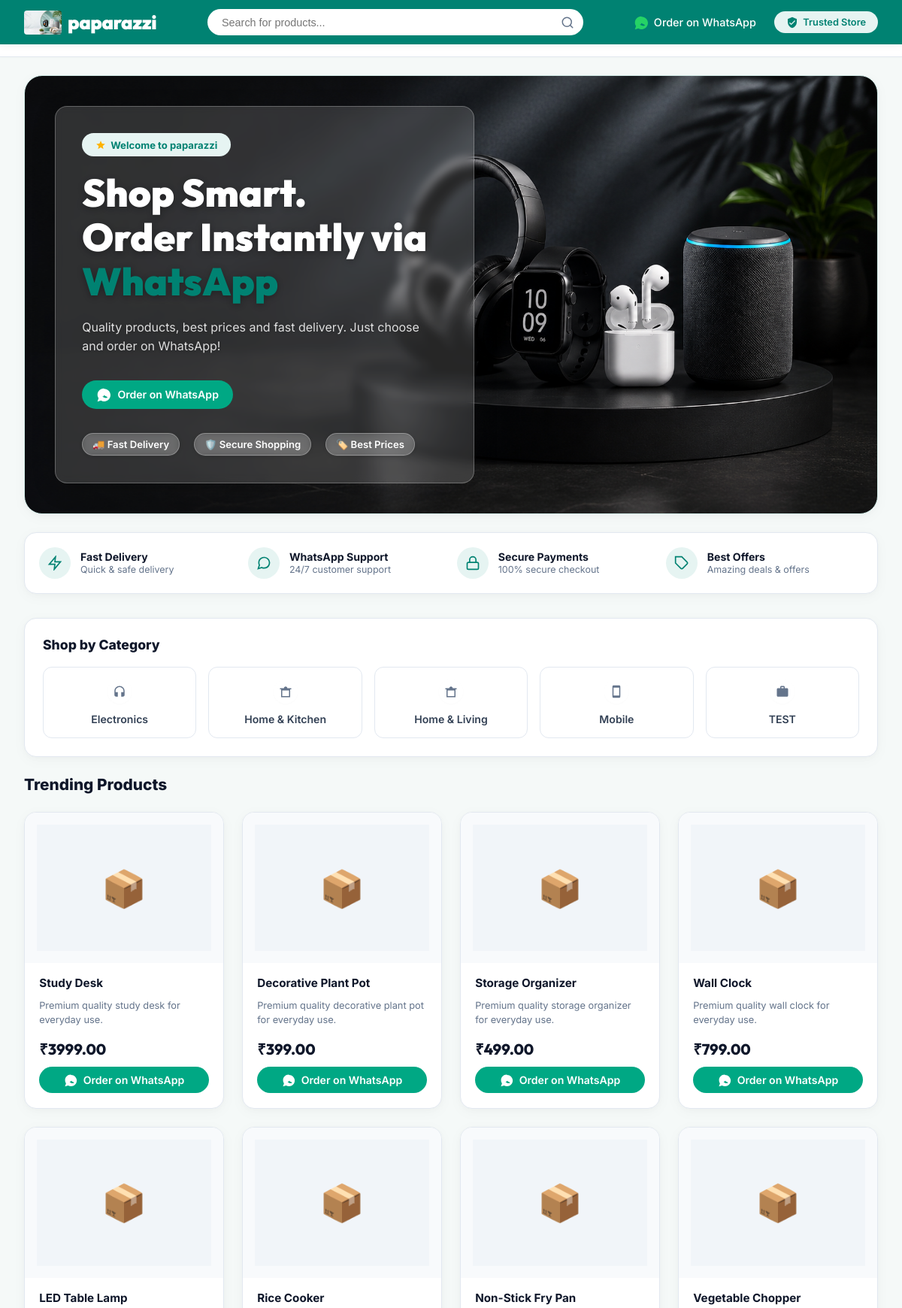
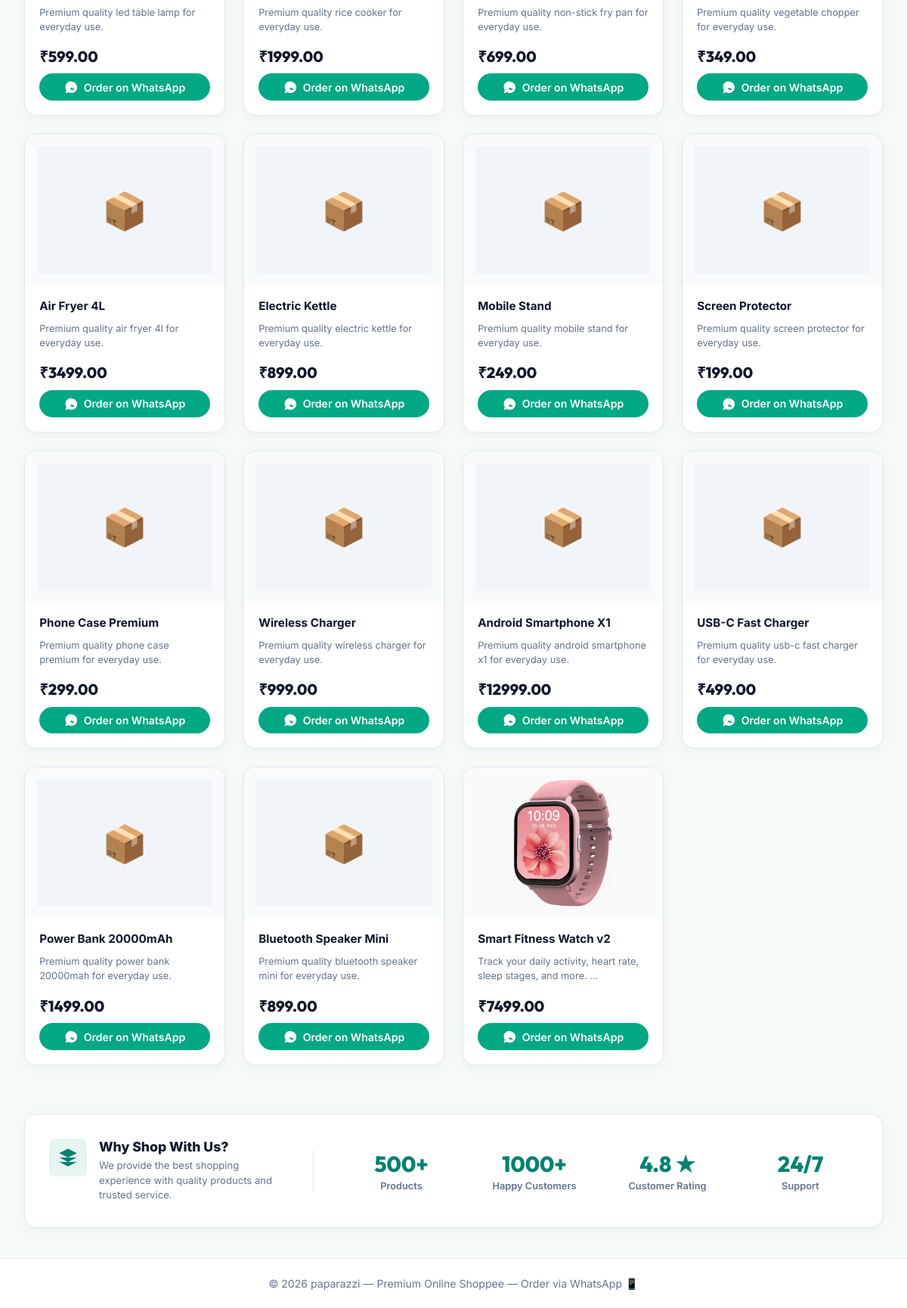
The page / on the database its author committed (2 pictures, top to bottom).
### store/models.py (models this page shows, shortened)
class StoreConfiguration(models.Model):
    site_name = models.CharField(max_length=100, default="JustClick")
    site_tagline = models.CharField(max_length=255, default="Shop Smarter, Order via WhatsApp")
    whatsapp_number = models.CharField(max_length=20, default="1234567890", help_text="Business WhatsApp phone number")
    logo = models.ImageField(upload_to='store/', blank=True, null=True, help_text="Upload custom store logo. For best styling, please upload a small image with a height around 32px to 40px, ideally a transparent PNG/SVG (fallback to default SVG logo if empty)")
    hero_title = models.CharField(max_length=255, default="Shop Smart.<br>Order Instantly via <span>WhatsApp</span>", help_text="HTML tags like <span> are allowed for styling")
    hero_subtitle = models.TextField(default="Quality products, best prices and fast delivery. Just choose and order on WhatsApp!")
    hero_banner = models.ImageField(upload_to='store/', blank=True, null=True, help_text="Upload custom hero banner image (fallback to default generated image if empty)")
    class Meta:
        verbose_name = "Store Configuration"
        verbose_name_plural = "Store Configuration"

class Category(models.Model):
    name = models.CharField(max_length=100, unique=True)
    slug = models.SlugField(max_length=110, unique=True, blank=True)
    class Meta:
        verbose_name_plural = "Categories"
        ordering = ["name"]

class Product(models.Model):
    category   = models.ForeignKey(Category, related_name='products', on_delete=models.CASCADE)
    name       = models.CharField(max_length=150)
    slug       = models.SlugField(max_length=160, unique=True, blank=True)
    description = models.TextField(blank=True)
    price      = models.DecimalField(max_digits=10, decimal_places=2)
    stock      = models.PositiveIntegerField(default=0)
    image      = models.ImageField(upload_to='products/', blank=True, null=True)
    is_featured = models.BooleanField(default=False, help_text="Show this product in the Featured Products section on the homepage")
    created_at = models.DateTimeField(auto_now_add=True)
    updated_at = models.DateTimeField(auto_now=True)
    class Meta:
        ordering = ["-created_at"]
        indexes = [models.Index(fields=["slug"])]
    def whatsapp_url(self):
        config = StoreConfiguration.objects.first()
        phone = config.whatsapp_number if config else WHATSAPP_PHONE
        msg = (
            f"Hello! I'd like to order:\n\n"
            f"*{self.name}*\n"
            f"Category: {self.category.name}\n"
            f"Price: ₹{self.price}\n\n"
            f"Please let me know availability. Thank you!"
        )
        encoded = urllib.parse.quote(msg)
        return f"https://wa.me/{phone}?text={encoded}"

### store/views.py (the view)
# urls.py: path('', views.HomeView.as_view(), name='home'),
class HomeView(TemplateView):
    template_name = 'store/home.html'
    def get_context_data(self, **kwargs):
        context = super().get_context_data(**kwargs)
        context['categories'] = Category.objects.all()
        q = self.request.GET.get('q', '').strip()
        view_all = self.request.GET.get('view_all', '')
        products = Product.objects.all()
        if q:
            products = products.filter(Q(name__icontains=q) | Q(description__icontains=q))
            context['search_query'] = q
            context['show_all'] = True
        elif view_all:
            context['show_all'] = True
        else:
            products = products.filter(is_featured=True)
            context['show_all'] = False
        context['products'] = products
        return context

### store/context_processors.py (called while the page is built)
def store_config(request):
    config = StoreConfiguration.objects.first()
    if not config:
        config = StoreConfiguration.objects.create()
    return {
        'site_config': config,
        'site_name': config.site_name,
        'site_tagline': config.site_tagline,
        'categories': Category.objects.all(),
    }

### templates/store/home.html (shortened to what this page needs)
{% extends 'base.html' %}
{% load static %}
{% block content %}
<section class="hero-section">
  <div class="hero-card " style="background-image: url('{% if site_config.hero_banner %}{{ site_config.hero_banner.url }}{% else %}{% static 'images/hero_products.png' %}{% endif %}');">
    <div class="hero-content">
      {% if site_config.hero_title or site_config.hero_subtitle %}
        <span class="welcome-badge">
          <svg viewBox="0 0 24 24" fill="currentColor" style="width:14px; height:14px; color:#ffb300;">
            <path d="M12 17.27L18.18 21l-1.64-7.03L22 9.24l-7.19-.61L12 2 9.19 8.63 2 9.24l5.46 4.73L5.82 21z"/>
          </svg>
          Welcome to {{ site_name }}
        </span>
        {% if site_config.hero_title %}
        <h1 class="hero-title">
          {{ site_config.hero_title|safe }}
        </h1>
        {% endif %}
        {% if site_config.hero_subtitle %}
        <p class="hero-sub">
          {{ site_config.hero_subtitle }}
        </p>
        {% endif %}
      {% endif %}
      <div class="hero-buttons">
        <a href="https://wa.me/{{ site_config.whatsapp_number }}" target="_blank" rel="noopener" class="btn btn-whatsapp btn-lg">
          Order on WhatsApp
        </a>
      </div>
      <div class="hero-badge-row">
        <div class="hero-badge-item">
          🚚 Fast Delivery
        </div>
        <div class="hero-badge-item">
          🛡️ Secure Shopping
        </div>
        <div class="hero-badge-item">
          🏷️ Best Prices
        </div>
      </div>
    </div>
  </div>
</section>
<section class="highlights-section">
  <div class="highlights-grid">
    <div class="highlight-card">
      <div class="highlight-icon-wrap">
        <svg viewBox="0 0 24 24">
          <polygon points="13 2 3 14 12 14 11 22 21 10 12 10 13 2"></polygon>
        </svg>
      </div>
      <div>
        <h4 class="highlight-title">Fast Delivery</h4>
        <p class="highlight-desc">Quick & safe delivery</p>
      </div>
    </div>
    <div class="highlight-card">
      <div class="highlight-icon-wrap">
        <svg viewBox="0 0 24 24">
          <path d="M21 11.5a8.38 8.38 0 0 1-.9 3.8 8.5 8.5 0 0 1-7.6 4.7 8.38 8.38 0 0 1-3.8-.9L3 21l1.9-5.7a8.38 8.38 0 0 1-.9-3.8 8.5 8.5 0 0 1 4.7-7.6 8.38 8.38 0 0 1 3.8-.9h.5a8.48 8.48 0 0 1 8 8v.5z"></path>
        </svg>
      </div>
      <div>
        <h4 class="highlight-title">WhatsApp Support</h4>
        <p class="highlight-desc">24/7 customer support</p>
      </div>
    </div>
    <div class="highlight-card">
      <div class="highlight-icon-wrap">
        <svg viewBox="0 0 24 24">
          <rect x="3" y="11" width="18" height="11" rx="2" ry="2"></rect>
          <path d="M7 11V7a5 5 0 0 1 10 0v4"></path>
        </svg>
      </div>
      <div>
        <h4 class="highlight-title">Secure Payments</h4>
        <p class="highlight-desc">100% secure checkout</p>
      </div>
    </div>
    <div class="highlight-card">
      <div class="highlight-icon-wrap">
        <svg viewBox="0 0 24 24">
          <path d="M20.59 13.41l-7.17 7.17a2 2 0 0 1-2.83 0L2 12V2h10l8.59 8.59a2 2 0 0 1 0 2.82z"></path>
          <line x1="7" y1="7" x2="7.01" y2="7"></line>
        </svg>
      </div>
      <div>
        <h4 class="highlight-title">Best Offers</h4>
        <p class="highlight-desc">Amazing deals & offers</p>
      </div>
    </div>
  </div>
</section>
<section class="pills-section">
  <div class="workspace-grid">
    <aside class="category-sidebar">
      <div class="sidebar-title-row">
        <h3 class="sidebar-title">Shop by Category</h3>
      </div>
      <div class="sidebar-list">
        {% for cat in categories %}
        <a href="{% url 'category' slug=cat.slug %}" class="sidebar-item">
          <span class="sidebar-item-icon">
            {% if "electronics" in cat.name|lower %}
            <svg viewBox="0 0 24 24"><path d="M12 2c-4.97 0-9 4.03-9 9v7c0 1.66 1.34 3 3 3h3v-8H5v-2c0-3.87 3.13-7 7-7s7 3.13 7 7v2h-4v8h3c1.66 0 3-1.34 3-3v-7c0-4.97-4.03-9-9-9z"/></svg>
            {% elif "kitchen" in cat.name|lower or "home" in cat.name|lower %}
            <svg viewBox="0 0 24 24"><path d="M2 6h20v2H2zm16 4v10H6V10zm2-2H4v14h16V8zm-8-5c-1.66 0-3 1.34-3 3h6c0-1.66-1.34-3-3-3z"/></svg>
            {% elif "mobile" in cat.name|lower or "phone" in cat.name|lower %}
            <svg viewBox="0 0 24 24"><path d="M17 1.01L7 1c-1.1 0-2 .9-2 2v18c0 1.1.9 2 2 2h10c1.1 0 2-.9 2-2V3c0-1.1-.9-1.99-2-1.99zM17 19H7V5h10v14z"/></svg>
            {% else %}
            <svg viewBox="0 0 24 24"><path d="M20 6h-4V4c0-1.11-.89-2-2-2h-4c-1.11 0-2 .89-2 2v2H4c-1.11 0-1.99.89-1.99 2L2 19c0 1.11.89 2 2 2h16c1.11 0 2-.89 2-2V8c0-1.11-.89-2-2-2zm-6 0h-4V4h4v2z"/></svg>
            {% endif %}
          </span>
          {{ cat.name }}
        </a>
        {% endfor %}
      </div>
</section>
<section class="workspace-section" id="products-catalog">
  <div class="section-grid">
    <div class="products-container">
      <div class="products-header">
        <h3 class="products-title">
          {% if search_query %}
          Search Results for "{{ search_query }}"
          {% else %}
          Trending Products
          {% endif %}
        </h3>
      </div>
      <div class="grid grid-3">
        {% for product in products %}
        <div class="product-card">
          <div class="product-img-wrap">
            {% if product.image %}
            <img src="{{ product.image.url }}" alt="{{ product.name }}" class="product-img" />
            {% else %}
            <div class="product-img-placeholder">📦</div>
            {% endif %}
          </div>
          <div class="product-info">
            <h4 class="product-name">
              <a href="{% url 'product_detail' slug=product.slug %}">{{ product.name }}</a>
            </h4>
            <p class="product-desc">{{ product.description|truncatewords:10 }}</p>
            <div class="product-footer">
              <div class="product-price">₹{{ product.price }}</div>
              {% if product.stock > 0 %}
              <a href="{{ product.whatsapp_url }}" class="btn btn-whatsapp" target="_blank" rel="noopener">
                Order on WhatsApp
              </a>
              {% else %}
              <span class="btn btn-disabled">Out of Stock</span>
              {% endif %}
            </div>
          </div>
        </div>
        {% empty %}
        <p class="empty-msg">No products match your search or filters at the moment.</p>
        {% endfor %}
      </div>
    </div>
  </div>
</section>
<section class="why-shop-section">
  <div class="why-shop-card">
    <div class="why-shop-info">
      <div class="why-shop-icon-wrap">
        <svg viewBox="0 0 24 24">
          <path d="M12 2L2 7l10 5 10-5-10-5zM2 17l10 5 10-5M2 12l10 5 10-5"/>
        </svg>
      </div>
      <div>
        <h4 class="why-shop-title">Why Shop With Us?</h4>
        <p class="why-shop-desc">We provide the best shopping experience with quality products and trusted service.</p>
      </div>
    </div>
    <div class="stats-grid">
      <div class="stat-card">
        <div class="stat-num">500+</div>
        <div class="stat-label">Products</div>
      </div>
      <div class="stat-card">
        <div class="stat-num">1000+</div>
        <div class="stat-label">Happy Customers</div>
      </div>
      <div class="stat-card">
        <div class="stat-num">4.8 ★</div>
        <div class="stat-label">Customer Rating</div>
      </div>
      <div class="stat-card">
        <div class="stat-num">24/7</div>
        <div class="stat-label">Support</div>
      </div>
    </div>
  </div>
</section>
{% endblock %}

### templates/base.html (shortened to what this page needs)
<!DOCTYPE html>
<html lang="en">
<head>
  {% load static %}
  <link rel="stylesheet" href="{% static 'css/style.css' %}" />
</head>
<body>
  <nav class="navbar">
    <div class="nav-inner">
      <a href="{% url 'home' %}" class="nav-logo">
        {% if site_config.logo %}
        <img src="{{ site_config.logo.url }}" alt="{{ site_name }}" class="logo-img" />
        {% else %}
        <svg viewBox="0 0 24 24">
        </svg>
        {% endif %}
        <span class="logo-text">{{ site_name }}</span>
      </a>
      <div class="search-container">
        <form action="{% if category %}{% url 'category' slug=category.slug %}{% else %}{% url 'home' %}{% endif %}"
          method="GET" class="search-form">
          <input type="text" name="q" value="{{ search_query|default:'' }}"
            placeholder="{% if category %}Search in {{ category.name }}...{% else %}Search for products...{% endif %}"
            class="search-input" />
          <button type="submit" class="search-btn" aria-label="Search">
            <svg viewBox="0 0 24 24" fill="none" stroke="currentColor" stroke-width="2" stroke-linecap="round"
              stroke-linejoin="round">
              <circle cx="11" cy="11" r="8"></circle>
              <line x1="21" y1="21" x2="16.65" y2="16.65"></line>
            </svg>
          </button>
        </form>
      </div>
      <div class="nav-right-actions">
        <a href="https://wa.me/{{ site_config.whatsapp_number }}" target="_blank" rel="noopener"
          class="nav-action-link">
          <span>Order on WhatsApp</span>
        </a>
        <div class="trusted-badge">
          <svg viewBox="0 0 24 24">
            <path
              d="M12 1L3 5v6c0 5.55 3.84 10.74 9 12 5.16-1.26 9-6.45 9-12V5l-9-4zm-2 16l-4-4 1.41-1.41L10 14.17l6.59-6.59L18 9l-8 8z" />
          </svg>
          <span>Trusted Store</span>
        </div>
      </div>
    </div>
  </nav>
  <div class="sub-navbar">
    <div class="sub-nav-inner">
    </div>
  </div>
  <main class="site-main">
    {% block content %}{% endblock %}
  </main>
  <footer class="site-footer">
    <p>© 2026 {{ site_name }} &mdash; Premium Online Shoppee &mdash; Order via WhatsApp 📱</p>
  </footer>
</body>
</html>

### rows shown on the page
StoreConfiguration: logo (picture), site_name "paparazzi", hero_banner (picture), hero_title "Shop Smart. Order Instantly via WhatsApp", hero_subtitle "Quality products, best prices and fast delivery. Just choose and order on WhatsApp!"
Category: name "Electronics"
Category: name "Home & Kitchen"
Category: name "Home & Living"
Category: name "Mobile"
Category: name "TEST"
Product: name "Study Desk", description "Premium quality study desk for everyday use.", price "3999.00"
Product: name "Decorative Plant Pot", description "Premium quality decorative plant pot for everyday use.", price "399.00"
Product: name "Storage Organizer", description "Premium quality storage organizer for everyday use.", price "499.00"
Product: name "Wall Clock", description "Premium quality wall clock for everyday use.", price "799.00"
Product: name "LED Table Lamp", description "Premium quality led table lamp for everyday use.", price "599.00"
Product: name "Rice Cooker", description "Premium quality rice cooker for everyday use.", price "1999.00"
Product: name "Non-Stick Fry Pan", description "Premium quality non-stick fry pan for everyday use.", price "699.00"
Product: name "Vegetable Chopper", description "Premium quality vegetable chopper for everyday use.", price "349.00"
Product: name "Air Fryer 4L", description "Premium quality air fryer 4l for everyday use.", price "3499.00"
Product: name "Electric Kettle", description "Premium quality electric kettle for everyday use.", price "899.00"
Product: name "Mobile Stand", description "Premium quality mobile stand for everyday use.", price "249.00"
Product: name "Screen Protector", description "Premium quality screen protector for everyday use.", price "199.00"
Product: name "Phone Case Premium", description "Premium quality phone case premium for everyday use.", price "299.00"
Product: name "Wireless Charger", description "Premium quality wireless charger for everyday use.", price "999.00"
Product: name "Android Smartphone X1", description "Premium quality android smartphone x1 for everyday use.", price "12999.00"
Product: name "USB-C Fast Charger", description "Premium quality usb-c fast charger for everyday use.", price "499.00"
Product: name "Power Bank 20000mAh", description "Premium quality power bank 20000mah for everyday use.", price "1499.00"
Product: name "Bluetooth Speaker Mini", description "Premium quality bluetooth speaker mini for everyday use.", price "899.00"
Product: image (picture), name "Smart Fitness Watch v2", description "Track your daily activity, heart rate, sleep stages, and more. …", price "7499.00"
